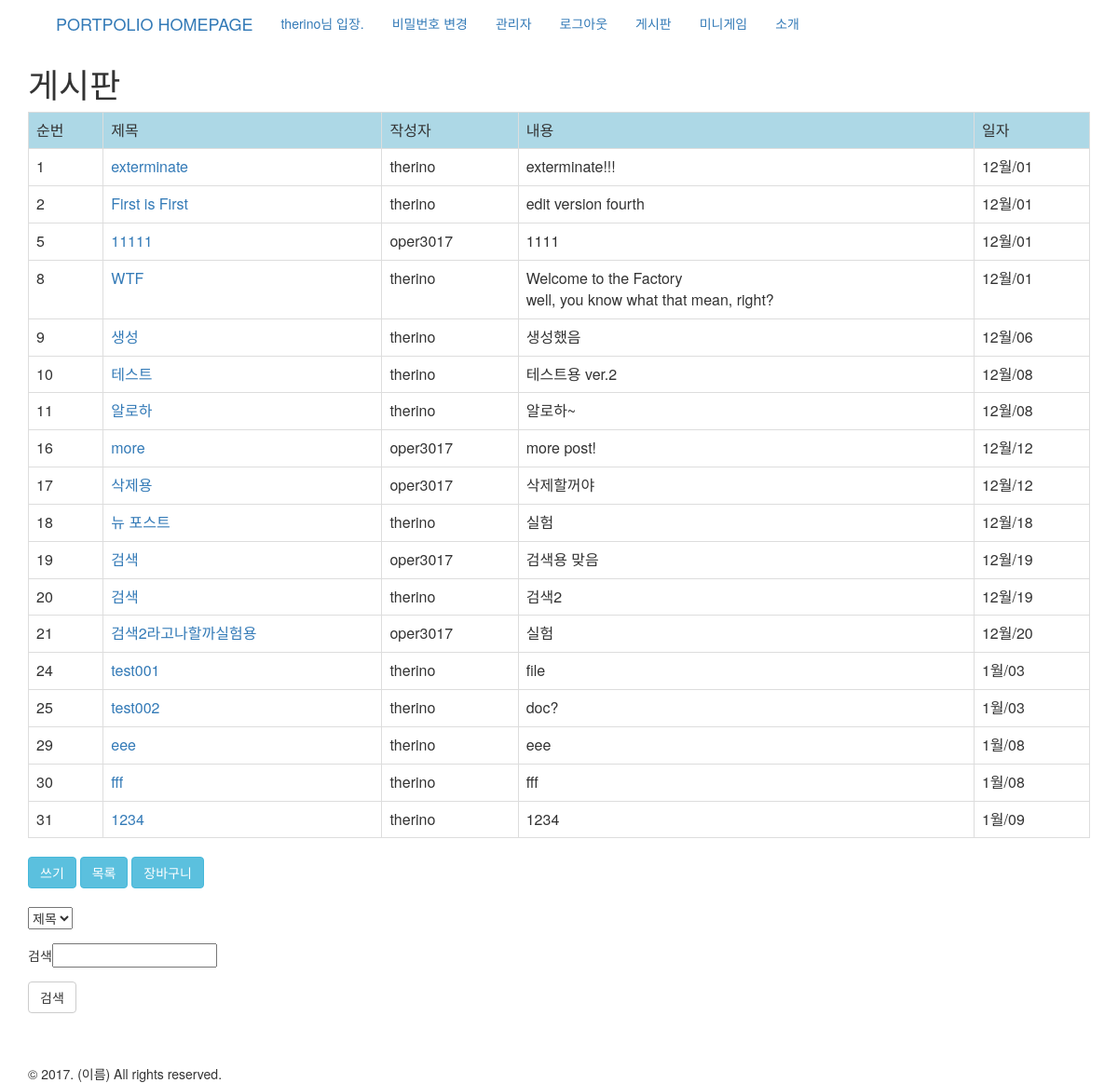
/board/ (signed in), run on an earlier commit of the app's database.
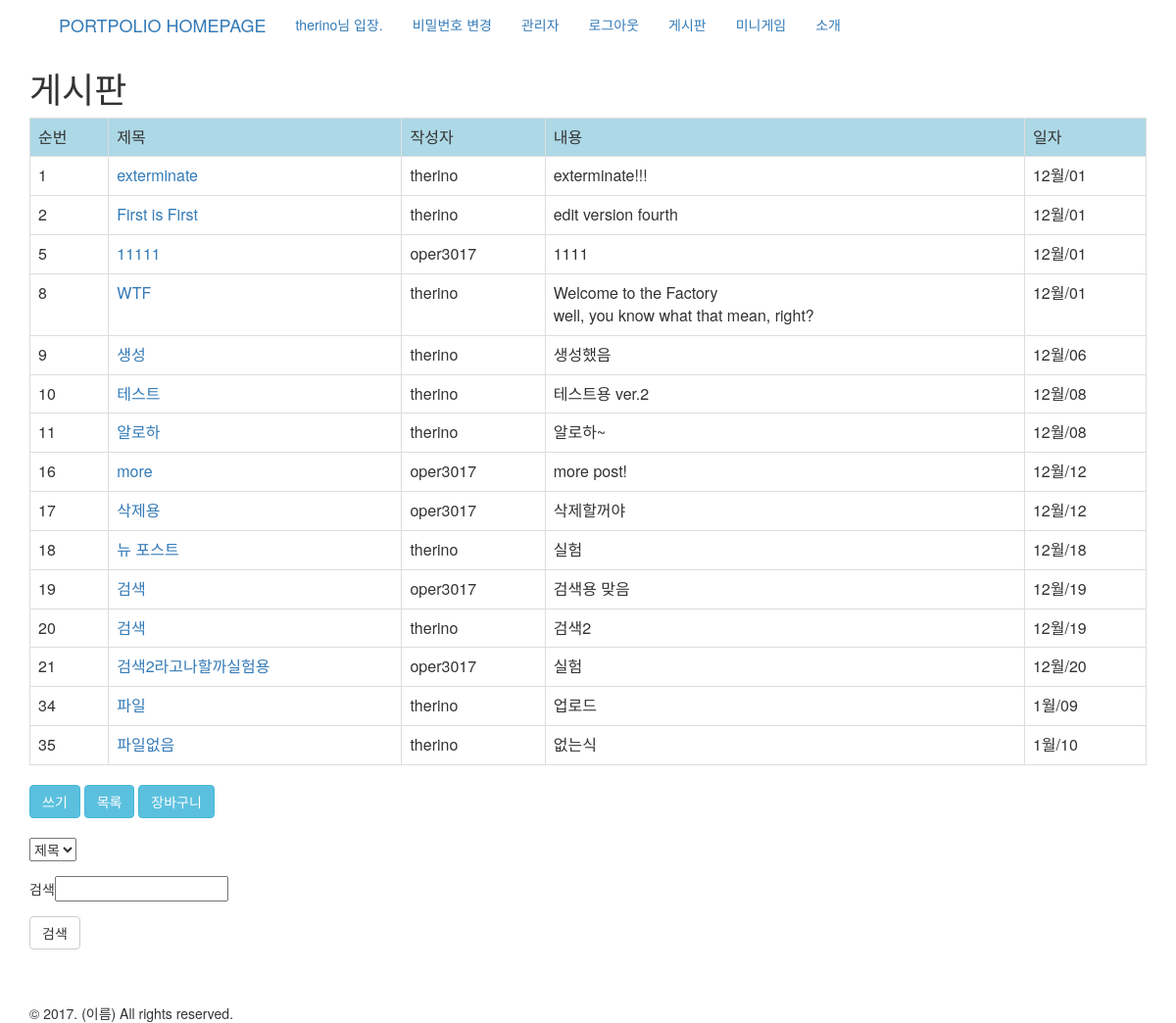
And on a later commit of the database.
### board/models.py (models this page shows, shortened)
class Post(models.Model):
    author = models.ForeignKey('auth.User')
    title = models.CharField(max_length=200)
    text = models.TextField()
    created_date = models.DateTimeField(
            default=timezone.now)
    published_date = models.DateTimeField(
            blank=True, null=True)

### board/views.py (the view)
def post_list(request):
    posts = Post.objects.all()
    form = BoardSearchForm()
    return render(request, 'board/post_list.html', {'posts': posts, 'form':form})

### board/forms.py
class BoardSearchForm(forms.Form):
    search_word = forms.CharField(label='검색')
    search_filter= forms.CharField(widget=forms.Select(choices=CHOICES))

### board/templates/board/post_list.html (shortened to what this page needs)
{% extends 'board/base_board.html' %}
{% block content_board %}
    <div class="table-responsive">
        <table class="table table-bordered table-hover">
            <tr style="background-color : lightblue">
                <td>순번</td>
                <td>제목</td>
                <td>작성자</td>
                <td>내용</td>
                <td>일자</td>
            </tr>
        {% for post in posts %}
            <tr>
                <td>{{ post.id }}</td>
                <td><a href="{% url 'board:post_detail' pk=post.pk %}">{{ post.title }}</a></td>
                <td>{{ post.author }}</td>
                <td>{{ post.text|linebreaksbr }}</td>
                <td>{{ post.created_date|date:"M/d"|lower }}</td>
            </tr>
        {% endfor %}
        </table>
    </div>
{% endblock %}

### board/templates/board/base_board.html (shortened to what this page needs)
{% extends "base.html" %}
{% load staticfiles %}
{% block content %}
{% if user.is_active %}
    <h1>게시판</h1>
    {% block content_board %}{% endblock content_board %}
    <div><a href="{% url 'board:post_new'%}" class="btn btn-info" role="button">쓰기</a>
         <a href="{% url 'board:index'%}" class="btn btn-info" role="button">목록</a>
         <a href="{% url 'board:show_list' %}" class="btn btn-info" role="button">장바구니</a>
    </div>
    <br>
    <form method="GET" class="post-form" action="{% url 'board:search' %}">
        <div class="form-group">
            <div class="form-group">{{ form.search_filter }}</div>
            <div class="form-group">{{form.search_word.label}}{{ form.search_word }}</div>
            <button type="submit" class="btn btn-default">검색</button>
        </div>
    </form>
    {% else %}
    <h2>로그인이 필요한 서비스입니다.</h2>
    <a href="{% url 'login' %}">로그인</a>
    {% endif %}
{% endblock %}

### templates/base.html (shortened to what this page needs)
<head>
    <link rel="stylesheet" href="https://maxcdn.bootstrapcdn.com/bootstrap/3.3.7/css/bootstrap.min.css">
    {% load staticfiles %}
</head>
<body>
    <div class="container">
        <nav class="nav">
            <div class="container-fluid">
                <div class="navbar-header"><a class="navbar-brand" href="{% url 'home' %}">PORTPOLIO HOMEPAGE</a></div>
                    <ul class="nav navbar-nav">
                        {% if user.is_active %}
                        <li><a href="">{% firstof user.get_short_name user.get_username %}님 입장.</a></li>
                        <li>
                            <a href="{% url 'password_change' %}">비밀번호 변경</a>
                        </li>
                        {% if user.is_superuser %}
                        <li>
                            <a href="{% url 'admin:index' %}">관리자</a>
                        </li>
                        {% endif %}
                        <li>
                            <a href="{% url 'logout' %}">로그아웃</a>
                        </li>
                        {% endif %}
                        <li>
                            <a href="{% url 'board:index' %}">게시판</a>
                        </li>
                        <li>
                            <a href="{% url 'board:script' %}">미니게임</a>
                        </li>
                        <li>
                            <a href="{% url 'board:resume' %}">소개</a>
                        </li>
                    </ul>
            </div>
        </nav>
        {% block content %}{% endblock %}
        <br><br>
        {% block footer %}
        <div>&copy; 2017. (이름) All rights reserved.</div>{% endblock %}
    </div>
</body>
</html>

What changed in the data, as far as the page shows it:
removed Post: id "24", title "test001", author "therino", text "file", created_date "1월/03"
removed Post: id "25", title "test002", author "therino", text "doc?", created_date "1월/03"
removed Post: id "29", title "eee", author "therino", text "eee", created_date "1월/08"
removed Post: id "30", title "fff", author "therino", text "fff", created_date "1월/08"
removed Post: id "31", title "1234", author "therino", text "1234", created_date "1월/09"
added Post: id "34", title "파일", author "therino", text "업로드", created_date "1월/09"
added Post: id "35", title "파일없음", author "therino", text "없는식", created_date "1월/10"
